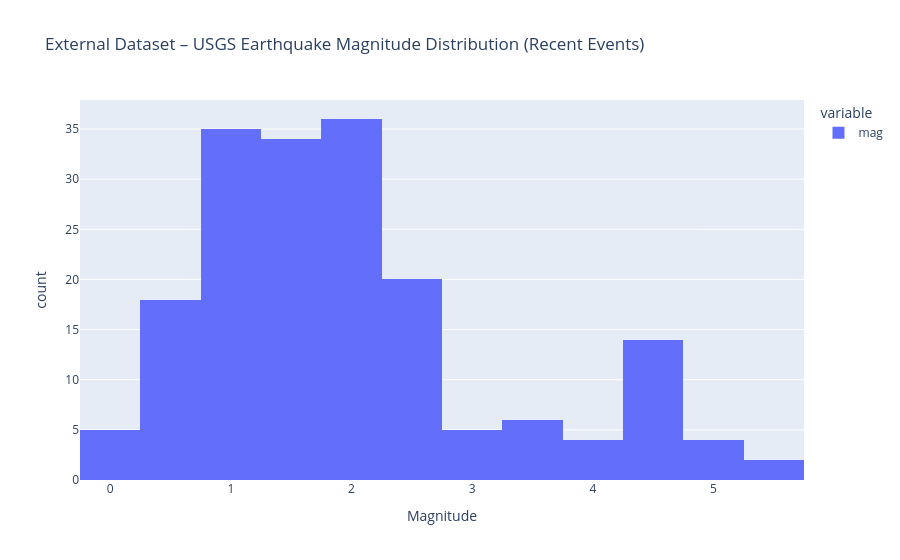

Write notebook code for a chart like this one.
### Markdown cell above
## Visualization

### Code cell
import plotly.express as px

fig_usgs_mag = px.histogram(
    usgs_magnitudes,
    nbins=20,
    title="External Dataset – USGS Earthquake Magnitude Distribution (Recent Events)",
    labels={"value": "Magnitude"}
)

fig_usgs_mag.show()

### Figure 1 — Plotly figure (JSON) as saved in the notebook; plotly's stock layout.template omitted (floating-point values rounded to 4 significant figures; data arrays with more than 128 entries replaced by an {"elided": "..."} marker saying what was removed)
{"data": [{"bingroup": "x", "hovertemplate": "variable=mag<br>Magnitude=%{x}<br>count=%{y}<extra></extra>", "legendgroup": "mag", "marker": {"color": "#636efa", "pattern": {"shape": ""}}, "name": "mag", "nbinsx": 20, "orientation": "v", "showlegend": true, "type": "histogram", "x": {"elided": "183 float values"}, "xaxis": "x", "yaxis": "y"}], "layout": {"barmode": "relative", "legend": {"title": {"text": "variable"}, "tracegroupgap": 0}, "title": {"text": "External Dataset – USGS Earthquake Magnitude Distribution (Recent Events)"}, "xaxis": {"anchor": "y", "domain": [0, 1], "title": {"text": "Magnitude"}}, "yaxis": {"anchor": "x", "domain": [0, 1], "title": {"text": "count"}}}}
